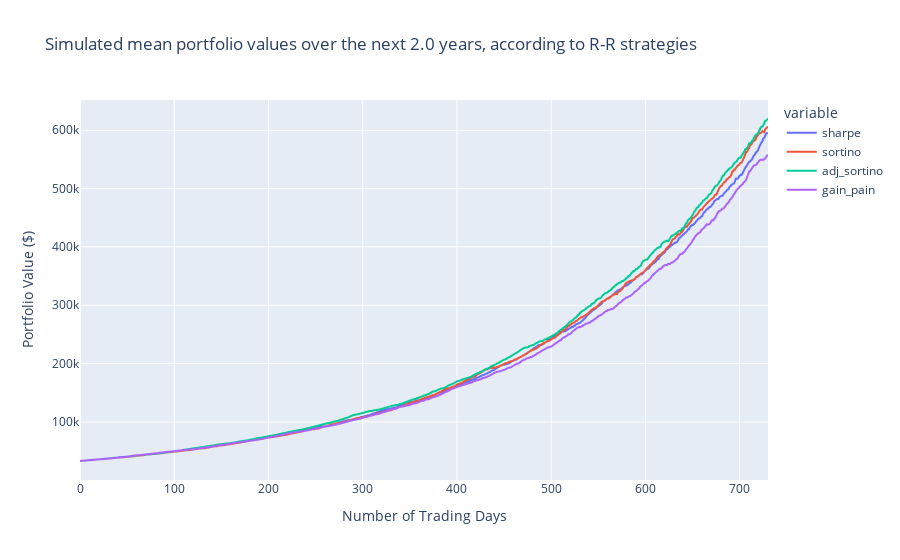

Notebook code for this chart:
### Code cell
px.line(
    all_mean_cumulative_pnl,
    title = f"Simulated mean portfolio values over the next {num_trading_days / 365} years, according to R-R strategies",
    labels = {
        "value": "Portfolio Value ($)",
        "index": "Number of Trading Days"
        
    }
)

### Figure 1 — Plotly figure (JSON) as saved in the notebook; plotly's stock layout.template omitted (floating-point values rounded to 4 significant figures; data arrays with more than 128 entries replaced by an {"elided": "..."} marker saying what was removed)
{"data": [{"hovertemplate": "variable=sharpe<br>Number of Trading Days=%{x}<br>Portfolio Value ($)=%{y}<extra></extra>", "legendgroup": "sharpe", "line": {"color": "#636efa", "dash": "solid"}, "marker": {"symbol": "circle"}, "mode": "lines", "name": "sharpe", "showlegend": true, "type": "scattergl", "x": {"elided": "731 int values"}, "xaxis": "x", "y": {"elided": "731 float values"}, "yaxis": "y"}, {"hovertemplate": "variable=sortino<br>Number of Trading Days=%{x}<br>Portfolio Value ($)=%{y}<extra></extra>", "legendgroup": "sortino", "line": {"color": "#EF553B", "dash": "solid"}, "marker": {"symbol": "circle"}, "mode": "lines", "name": "sortino", "showlegend": true, "type": "scattergl", "x": {"elided": "731 int values"}, "xaxis": "x", "y": {"elided": "731 float values"}, "yaxis": "y"}, {"hovertemplate": "variable=adj_sortino<br>Number of Trading Days=%{x}<br>Portfolio Value ($)=%{y}<extra></extra>", "legendgroup": "adj_sortino", "line": {"color": "#00cc96", "dash": "solid"}, "marker": {"symbol": "circle"}, "mode": "lines", "name": "adj_sortino", "showlegend": true, "type": "scattergl", "x": {"elided": "731 int values"}, "xaxis": "x", "y": {"elided": "731 float values"}, "yaxis": "y"}, {"hovertemplate": "variable=gain_pain<br>Number of Trading Days=%{x}<br>Portfolio Value ($)=%{y}<extra></extra>", "legendgroup": "gain_pain", "line": {"color": "#ab63fa", "dash": "solid"}, "marker": {"symbol": "circle"}, "mode": "lines", "name": "gain_pain", "showlegend": true, "type": "scattergl", "x": {"elided": "731 int values"}, "xaxis": "x", "y": {"elided": "731 float values"}, "yaxis": "y"}], "layout": {"autosize": true, "legend": {"title": {"text": "variable"}, "tracegroupgap": 0}, "title": {"text": "Simulated mean portfolio values over the next 2.0 years, according to R-R strategies"}, "xaxis": {"anchor": "y", "autorange": true, "domain": [0, 1], "range": [0, 730], "title": {"text": "Number of Trading Days"}, "type": "linear"}, "yaxis": {"anchor": "x", "autorange": true, "domain": [0, 1], "range": [426.7, 651900.0], "title": {"text": "Portfolio Value ($)"}, "type": "linear"}}}
